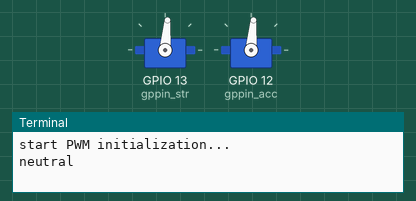
Recording of a program running on a simulated Raspberry Pi (BCM pin numbers). On the bench: 2 × servo, the last lines printed to the terminal. Servo angles are drawn from the pulse width (0.5 ms = 0°, 2.5 ms = 180°). At 12.0 s the program stops and its outputs stay as they are.

Above: at 0.1 s.
At 2.1 s:
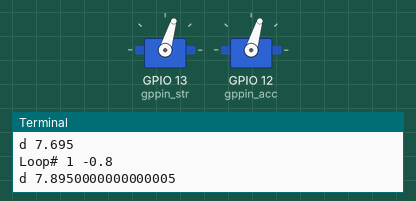
At 11.1 s:
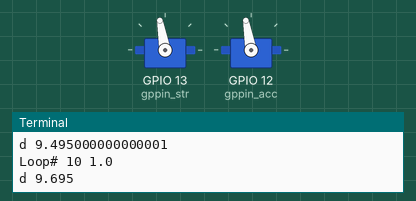
At 12.1 s:
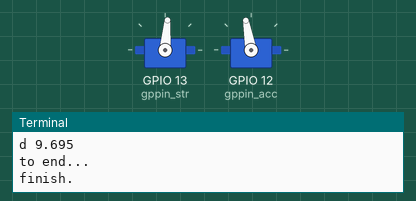
Timing chart, 0 to 13.5 s (numbered marks = the images above):
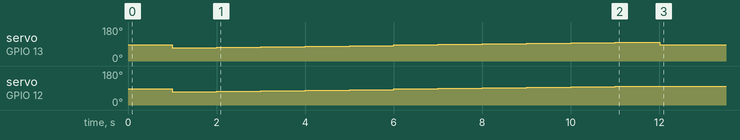

Measured:
- by itself, servo on GPIO 13 (gppin_str): 85° → 70° at 1.0 s, → 73° 1.0 s later, → 76° 1.0 s later, → 79° 1.0 s later, … (12 changes in this stretch)
- by itself, servo on GPIO 12 (gppin_acc): 85° → 70° at 1.0 s, → 73° 1.0 s later, → 76° 1.0 s later, → 79° 1.0 s later, … (11 changes in this stretch)

The program:

PWMTest_FowardBack.py
```python
# test PRM
import RPi.GPIO as GPIO
import time

print("start PWM initialization...")
GPIO.setmode(GPIO.BCM)

gppin_str = 13
gppin_acc = 12

GPIO.setup(gppin_str, GPIO.OUT)
servo_str = GPIO.PWM(gppin_str, 60)
servo_str.start(0)

GPIO.setup(gppin_acc, GPIO.OUT)
servo_acc = GPIO.PWM(gppin_acc, 60)
servo_acc.start(0)


#
scale = 0.4 / 17.25
str_n = 0.08695  # 1.5 / 17.25
str_m = str_n - scale # 1.1 / 17.25
str_M = str_n + scale # 1.9 / 17.25

duty = 8.695

print("neutral")

servo_str.ChangeDutyCycle( duty)
servo_acc.ChangeDutyCycle( 8.695)
time.sleep(1)

print("start control loop")

str_n = 0.001
j = -1
for i in range(11):
    print("Loop#", i, j)
    d = duty + j
    print("d", d)
    servo_str.ChangeDutyCycle( d  )
    servo_acc.ChangeDutyCycle( d  )
    j = j + 0.2
    time.sleep(1)


print("to end...")
servo_str.ChangeDutyCycle( duty)

#time.sleep(5)
servo_str.stop()

GPIO.cleanup()
print("finish.")
```
